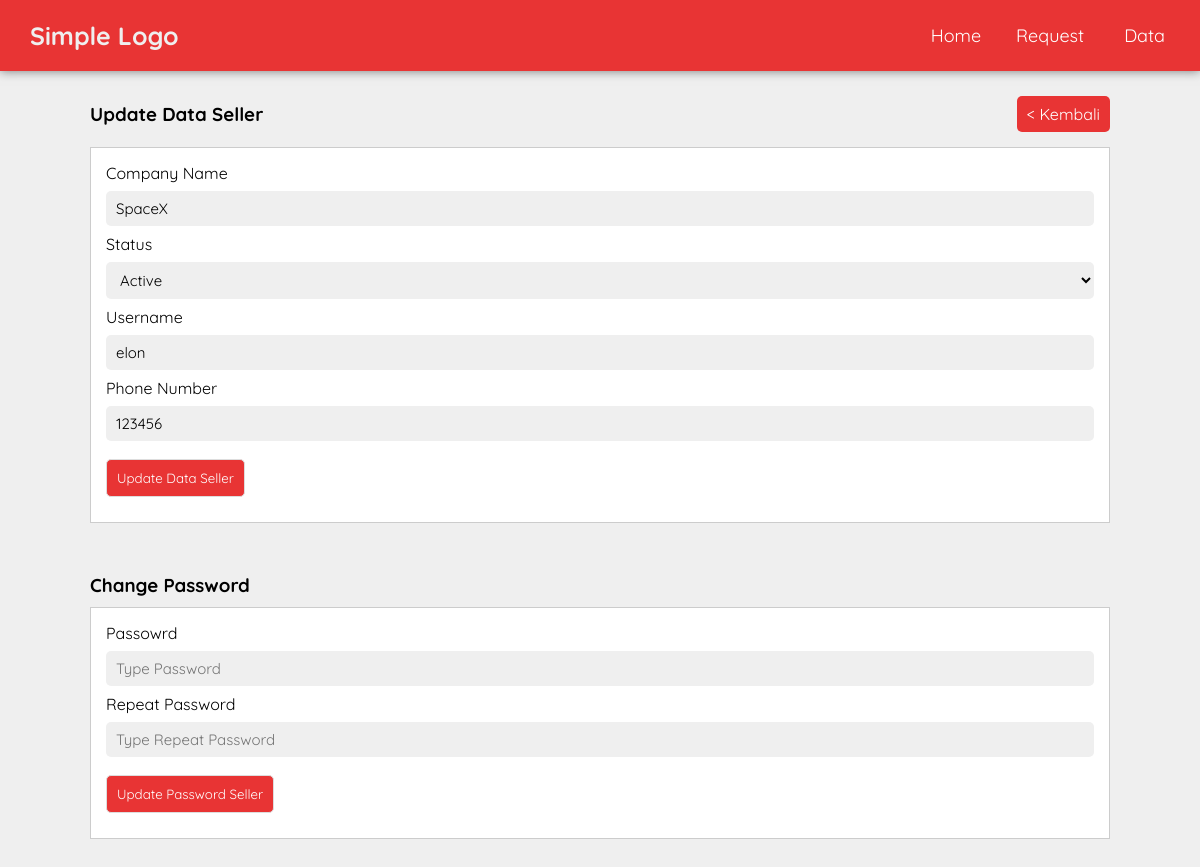
/moderator/update-seller.php?id=202309008 (signed in), run on the app's committed database.
### tables this page shows
CREATE TABLE `tb_seller` (
  `id_seller` int(11) NOT NULL,
  `companyName` varchar(100) DEFAULT NULL,
  `username` varchar(100) DEFAULT NULL,
  `password` varchar(100) DEFAULT NULL,
  `noTelp` varchar(50) DEFAULT NULL,
  `status` tinyint(1) DEFAULT NULL,
  `createdAt` datetime NOT NULL DEFAULT current_timestamp()
);

### moderator/update-seller.php (the view, shortened to what this page needs)
<?php
    include "../database/config.php";
    if(isset($_GET['id'])){
        $mysql = mysqli_query($conn, "SELECT * FROM tb_seller WHERE id_seller = '".$_GET['id']."'");
        if(mysqli_num_rows($mysql)){
            $a = mysqli_fetch_assoc($mysql);
        } else {
            echo "There was error: ".mysqli_error($conn);
        }
    }
?>
<!DOCTYPE html>
<html lang="en">
<head>
</head>
<body>
    <?php include "../partials/navbar-admin.php" ?>
    <main>
        <div class="section">
            <div class="container">
                <div class="head-content">
                    <h3>Update Data Seller</h3><br>
                    <a href="manage-seller.php" class="head-link">< Kembali</a>
                </div>
                <div class="box">
                    <form method="post" autocomplete="off">
                        <label for="company">Company Name</label>
                        <input type="text" name="company" id="company" class="form-input" placeholder="Company Name" value="<?= $a['companyName'] ?>" required>
                        <label for="status">Status</label>
                        <select name="status" id="status" class="form-input" required>
                            <option <?= $a['status'] == '1' ? 'selected' : '' ?> value="1">Active</option>
                        </select>
                        <label for="user">Username</label>
                        <input type="text" name="user" id="user" class="form-input" placeholder="Username" value="<?= $a['username'] ?>" required>
                        <label for="telp">Phone Number</label>
                        <input type="text" name="telp" id="telp" class="form-input" placeholder="Type Number" value="<?= $a['noTelp'] ?>" required>
                        <input type="submit" name="update-seller" value="Update Data Seller" class="form-submit admin">
                    </form>
                </div>
            </div>
        </div>
        <div class="section">
            <div class="container">
                <h3>Change Password</h3>
                <div class="box">
                    <form method="post" autocomplete="off">
                        <label for="pass1">Passowrd</label>
                        <input type="password" name="pass1" id="pass1" class="form-input" placeholder="Type Password" required>
                        <label for="pass2">Repeat Password</label>
                        <input type="password" name="pass2" id="pass2" class="form-input" placeholder="Type Repeat Password" required>
                        <input type="submit" name="change-password" value="Update Password Seller" class="form-submit admin">
                    </form>
                </div>
            </div>
        </div>
    </main>
</body>
</html>

### styles/style.css (style rules this page uses)
* { padding: 0px; margin: 0px; box-sizing: border-box; text-decoration: none; outline: none; font-family: "Quicksand", Arial; scroll-behavior: smooth; }
body { background-color: #efefef; }
.form-input { width: 100%; padding: 8px 10px; border: none; margin: 8px 0px; border-radius: 5px; font-size: 15px; background-color: #efefef; }
.form-submit { padding: 10px; cursor: pointer; border: 1px solid #ddd; background-color: #328fcd; color: #ffffff; border-radius: 5px; margin: 10px 0px; }
.container { width: 85%; margin: 0 auto; }
.section { padding: 20px 0px; }
.box { background-color: #fff; border: 1px solid #ccc; padding: 15px; box-sizing: border-box; margin: 10px 0; }
.box::after { content: ""; display: block; clear: both; }
.head-content { display: flex; justify-content: space-between; align-items: center; padding: 5px 0px; }
.head-link { color: #ffffff; background-color: #e83434; cursor: pointer; border: none; padding: 8px 10px; border-radius: 5px; }
.admin { background-color: #e83434; }

### data on the page
tb_seller: company "SpaceX", status "Active", user "elon", telp "123456"
